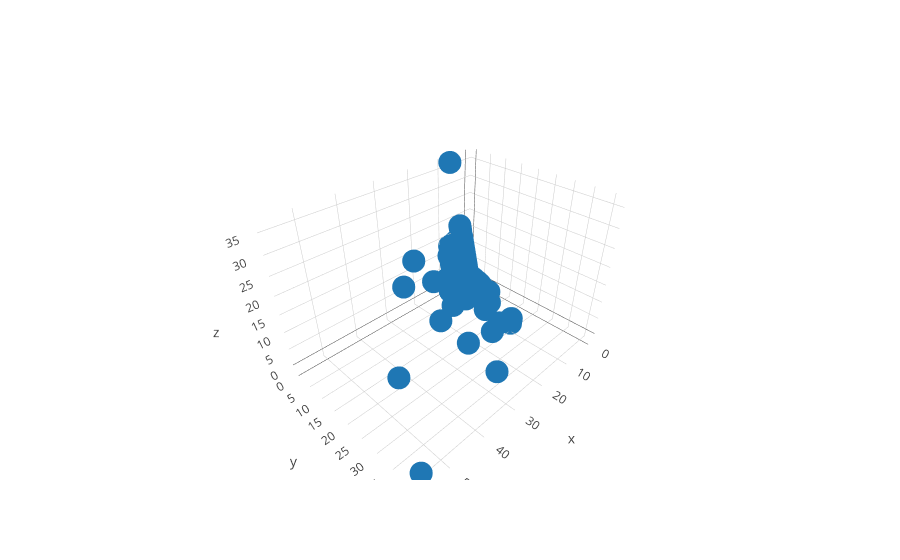

The notebook cell saved with this chart:
### Code cell
layout = go.Layout(title='Plot Title',
    xaxis=dict(
        title='Revenue',
        titlefont=dict(
            family='Courier New, monospace',
            size=18,
            color='#7f7f7f'
        )
    ),
    yaxis=dict(
        title='Purchase',
        titlefont=dict(
            family='Courier New, monospace',
            size=18,
            color='#7f7f7f'
        )
    )
)
fig = go.Figure(data = [go.Scatter3d(x=train[:, 0], y=train[:, 1], z=train[:, 2], 
                                     mode='markers')])

fig.show()

### Figure 1 — Plotly figure (JSON) as saved in the notebook; plotly's stock layout.template omitted (floating-point values rounded to 4 significant figures; data arrays with more than 128 entries replaced by an {"elided": "..."} marker saying what was removed)
{"data": [{"mode": "markers", "type": "scatter3d", "uid": "8af6bc20-3c0c-4829-b8c0-d8043c0eec2d", "x": {"elided": "23570 float values"}, "y": {"elided": "23570 float values"}, "z": {"elided": "23570 float values"}}], "layout": {}}
